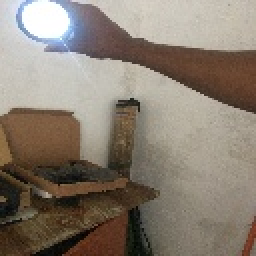
#> input picture InterFace/Prabashwara/test_images/IMG_7561.JPG, 128 x 128 px, given in place of the camera (shown 2 times larger)
$ python image_object_detection.py
#> lines starting #> are read from the running program, lines starting #| are printed output that depends on the picture; after the words box and inside, x2 and y2 are one past the last pixel; in counts of white or black regions, pixels touching at a corner belong together
import cv2
import numpy as np
import serial
import time
from collections import deque
from threading import Thread
from queue import Queue, Empty

# ---------------- CONFIG ----------------
ARDUINO_PORT = '/dev/ttyACM0'
BAUD_RATE = 9600

PAN_MIN, PAN_MAX = 10, 80
TILT_MIN, TILT_MAX = 10, 80

SERVO_UPDATE_INTERVAL = 0.05
MAX_SERVO_STEP = 6
BRIGHTNESS_THRESHOLD = 240
INVERT_PAN = False
INVERT_TILT = True
POSITION_HISTORY = 3
DEBUG = True
# ---------------------------------------

# ---------------- GLOBAL VARIABLES ----------------
D10_GLOBAL = 0
D12_GLOBAL = 0

# ---------------- CONNECT TO ARDUINO ----------------
try:
    arduino = serial.Serial(ARDUINO_PORT, BAUD_RATE, timeout=0.1)
    time.sleep(2)
    print("✅ Arduino connected")
except:
    arduino = None
    print("⚠️ Arduino not connected (visual mode)")

# ---------------- QUEUE ----------------
servo_queue = Queue(maxsize=1)

# ---------------- SERIAL THREAD ----------------
def serial_thread():
    global D10_GLOBAL, D12_GLOBAL

    while True:

        # SEND SERVO COMMAND
        try:
            angles = servo_queue.get_nowait()

            if angles is None:
                break

            if arduino:
                cmd = f"{angles[0]},{angles[1]}\n"
                arduino.write(cmd.encode())

        except Empty:
            pass

        # READ DATA FROM ARDUINO
        if arduino and arduino.in_waiting:
            try:
                line = arduino.readline().decode(errors='ignore').strip()

                if line:
                    if DEBUG:
                        print("RAW:", line)

                    parts = line.split(',')

                    if len(parts) >= 4:
                        D10_GLOBAL = int(float(parts[1]))
                        D12_GLOBAL = int(float(parts[3]))

                        if DEBUG:
                            print(f"ARM → D10={D10_GLOBAL}  D12={D12_GLOBAL}")

            except:
                pass

        time.sleep(0.01)

# Start thread
thread = Thread(target=serial_thread, daemon=True)
thread.start()

# ---------------- HELPER FUNCTIONS ----------------
def map_value(val, old_min, old_max, new_min, new_max):
    return int((val - old_min) / (old_max - old_min) * (new_max - new_min) + new_min)

def smooth_move(current, target):
    smoothed = []
    for c, t in zip(current, target):
        diff = t - c
        step = np.clip(diff, -MAX_SERVO_STEP, MAX_SERVO_STEP)
        smoothed.append(c + step)
    return smoothed

def send_servo_latest(angles):
    if servo_queue.full():
        try:
            servo_queue.get_nowait()
        except Empty:
            pass
    servo_queue.put(angles)

def find_camera(max_index=3):
    for i in range(max_index):
        cap = cv2.VideoCapture(i)
        if cap.isOpened():
            print(f"✅ Camera found at index {i}")
            return cap
        cap.release()
    return None

# ---------------- MAIN LOOP ----------------
def run():
    global D10_GLOBAL, D12_GLOBAL

    cap = find_camera()

    if cap is None:
        print("❌ No camera found")
        return

    cap.set(cv2.CAP_PROP_FRAME_WIDTH, 320)
    cap.set(cv2.CAP_PROP_FRAME_HEIGHT, 240)
    cap.set(cv2.CAP_PROP_BUFFERSIZE, 1)

    position_history = deque(maxlen=POSITION_HISTORY)

    current_servo = [45, 45]
    target_servo = [45, 45]

    last_servo_update = time.time()

    print("🔆 Light tracker running (Ctrl+C to stop)")

    try:
        while True:

            ret, frame = cap.read()
#> frame is the input picture: shape (128, 128, 3); mean B, G, R 112.7, 125.2, 136.2

            if not ret:
                time.sleep(0.01)
                continue

            h, w, _ = frame.shape
#> h = 128; w = 128

            gray = cv2.cvtColor(frame, cv2.COLOR_BGR2GRAY)
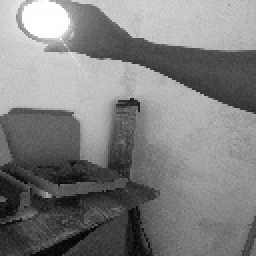
#> gray: shape (128, 128) (shown 2 times larger); min 1, max 255, mean 127

            _, mask = cv2.threshold(gray, BRIGHTNESS_THRESHOLD, 255, cv2.THRESH_BINARY)
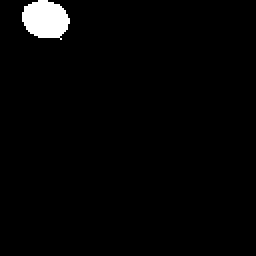
#> mask: shape (128, 128) (shown 2 times larger); 2.2% white; 1 white region, box (x1, y1, x2, y2) and area: (11, 0, 35, 20) 357

            coords = cv2.findNonZero(mask)
#> coords = contour of 357 points, box (x1, y1, x2, y2) (11, 0, 35, 20), area 36

            if coords is not None:

                cx = int(coords[:, :, 0].mean())
#> cx = 22
                cy = int(coords[:, :, 1].mean())
#> cy = 9

                position_history.append((cx, cy))

                avg_cx = int(sum(p[0] for p in position_history) / len(position_history))
                avg_cy = int(sum(p[1] for p in position_history) / len(position_history))

                pan = map_value(avg_cx, 0, w, PAN_MAX, PAN_MIN) if INVERT_PAN else map_value(avg_cx, 0, w, PAN_MIN, PAN_MAX)
#> pan = 22

                tilt = map_value(avg_cy, 0, h, TILT_MAX, TILT_MIN) if INVERT_TILT else map_value(avg_cy, 0, h, TILT_MIN, TILT_MAX)
#> tilt = 75

                target_servo = [
                    np.clip(pan, PAN_MIN, PAN_MAX),
                    np.clip(tilt, TILT_MIN, TILT_MAX)
                ]
#> target_servo = [22, 75]

            now = time.time()

            if now - last_servo_update > SERVO_UPDATE_INTERVAL:

                current_servo = smooth_move(current_servo, target_servo)
#> current_servo = [39, 51]

                send_servo_latest(current_servo)

                last_servo_update = now

                if DEBUG:
                    light_pos = (avg_cx, avg_cy) if coords is not None else "None"
#> light_pos = (22, 9)
                    print(f"Camera Servo → H:{current_servo[0]} V:{current_servo[1]} | Light:{light_pos}")
#| Camera Servo → H:39 V:51 | Light:(22, 9)
                    print(f"Arm Servos → D10:{D10_GLOBAL}  D12:{D12_GLOBAL}")

            time.sleep(0.001)

    except KeyboardInterrupt:
        print("\n👋 Stopping tracker...")

    finally:
        cap.release()

        send_servo_latest([45, 45])

        servo_queue.put(None)

        thread.join()

        if arduino:
            arduino.close()

        print("✅ Tracker stopped")

# ---------------- START ----------------
if __name__ == "__main__":
    run()

$ run again, on InterFace/Prabashwara/test_images/WIN_20251231_09_32_27_Pro.jpg
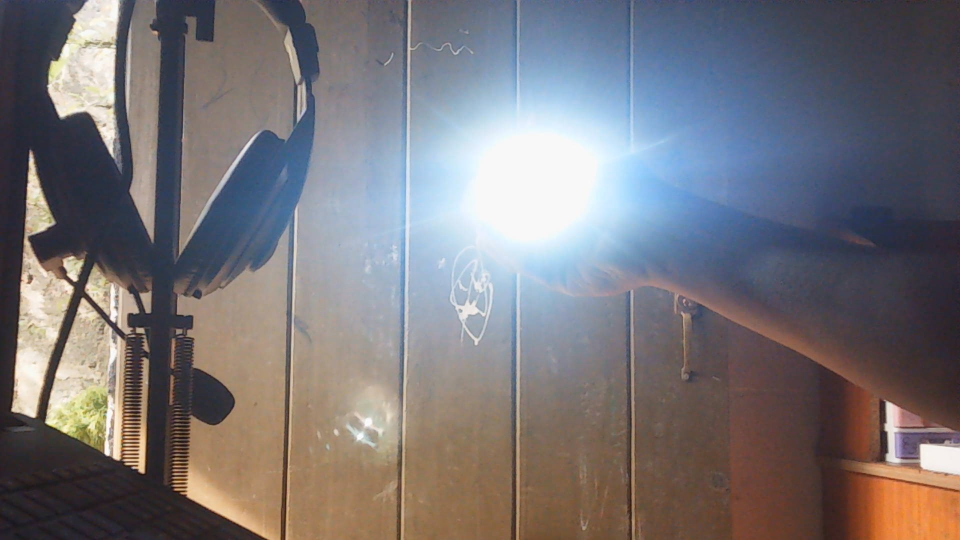
#> input picture InterFace/Prabashwara/test_images/WIN_20251231_09_32_27_Pro.jpg, 1920 x 1080 px, given in place of the camera (shown at 1/2 size)
#> in run, frame is the input picture: shape (1080, 1920, 3); mean B, G, R 119.9, 116.3, 120
#> in run, `gray = cv2.cvtColor(frame, cv2.COLOR_BGR2GRAY)`:
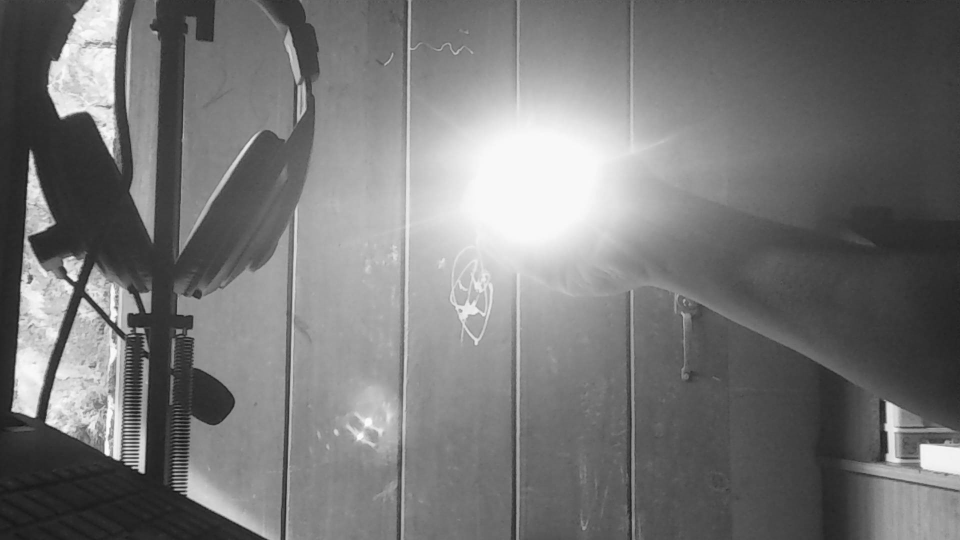
#> gray: shape (1080, 1920) (shown at 1/2 size); min 15, max 254, mean 117.8
#> in run, `_, mask = cv2.threshold(gray, BRIGHTNESS_THRESHOLD, 255, cv2.THRESH_BI..`:
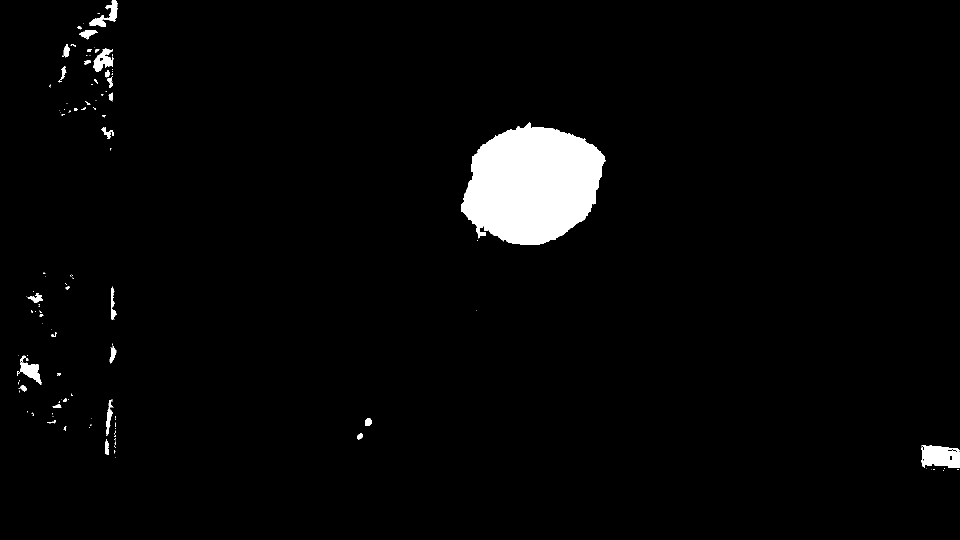
#> mask: shape (1080, 1920) (shown at 1/2 size); 3% white; 141 white regions (101 under 20 px), largest, box (x1, y1, x2, y2) and area: (923, 245, 1212, 489) 51432, (1842, 890, 1920, 936) 2789, (34, 711, 83, 769) 1111
#> coords = contour of 61440 points, box (x1, y1, x2, y2) (34, 0, 1920, 942), area 522252
#> cx = 998
#> cy = 398
#> light_pos = (998, 398)
#| Camera Servo → H:46 V:51 | Light:(998, 398)
